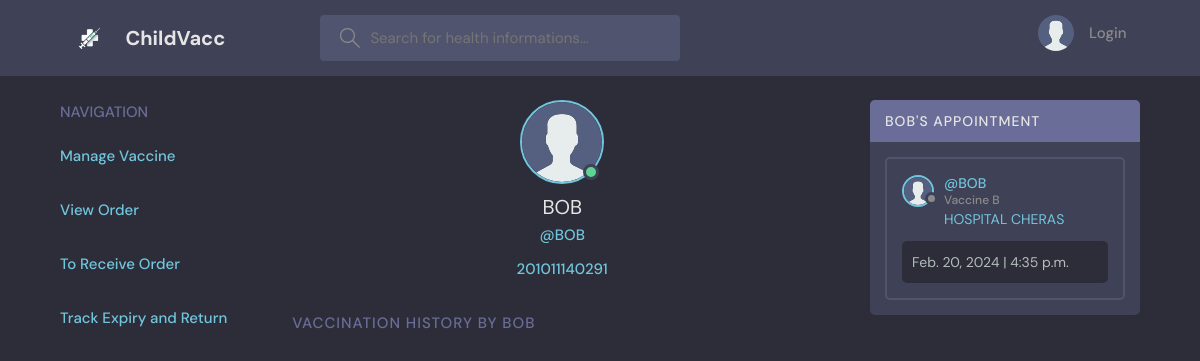
Screenshot of /profile-child/50 with the database file from the repository.
### base/models.py (models this page shows, shortened)
class Child(models.Model):
    name = models.CharField(max_length=150)
    age = models.IntegerField(default=0)
    ic = models.CharField(max_length=12, unique=True)
    parent = models.ForeignKey(Parent, on_delete=models.CASCADE)
    avatar = models.ImageField(null=True, default="avatar.svg")
    class Meta:
        ordering = ['age', 'name']
    def __str__(self):
        return self.name

class Appointment(models.Model):
    hospitalvaccine = models.ForeignKey(HospitalVaccine, on_delete=models.CASCADE)
    child = models.ForeignKey(Child, on_delete=models.CASCADE)
    date = models.DateField()
    time = models.TimeField()
    class Status(models.TextChoices):
        SCHEDULED = "SCHEDULED", "Scheduled"
        VACCINATED = "VACCINATED", "Vaccinated"
    status = models.CharField(max_length=50, choices=Status.choices, default=Status.SCHEDULED)
    class Meta:
        ordering = ['date', 'time']

class HospitalVaccine(models.Model):
    hospital = models.ForeignKey(Hospital, on_delete=models.CASCADE)
    vaccine = models.ForeignKey(Vaccine, on_delete=models.CASCADE)
    stored = models.IntegerField()
    booked = models.IntegerField(default=0)
    expiry = models.DateField(null=True)
    class Status(models.TextChoices):
        TOSHIP = "TOSHIP", "ToShip"
        TORECEIVE = "TORECEIVE", "ToReceive"
        COMPLETED = "COMPLETED", "Completed"
        EXPIRED = "EXPIRED", "Expired"
    status = models.CharField(max_length=50, choices=Status.choices, default=Status.TOSHIP)
    class Meta:
        ordering = ['expiry', 'status', 'vaccine']

class Vaccine(models.Model):
    name = models.CharField(max_length=30)
    description = models.TextField(null=True, blank=True)
    startage = models.IntegerField()
    endage = models.IntegerField()
    def __str__(self):
        return self.name

class User(AbstractUser):
    email = models.EmailField(unique=True)
    username = models.CharField(max_length=150, unique=True)
    avatar = models.ImageField(null=True, default="avatar.svg")
    contact = models.CharField(max_length=12, null=True)
    address1 = models.CharField(max_length=30)
    address2 = models.CharField(max_length=30)
    postcode = models.CharField(max_length=5)
    city = models.CharField(max_length=30)
    state = models.CharField(max_length=20)
    class Types(models.TextChoices):
        PARENT = "PARENT", "Parent"
        HOSPITAL = "HOSPITAL", "Hospital"
        ADMIN = "ADMIN", "Admin"
        VACCINESUPPLIER = "VACCINESUPPLIER", "VaccineSupplier"
    type = models.CharField(max_length=50, choices=Types.choices, default=Types.ADMIN)
    class Status(models.TextChoices):
        APPROVED = "APPROVED", "Approved"
        PENDING = "PENDING", "Pending"
        RESTRICTED = "RESTRICTED", "Restricted"
    status = models.CharField(max_length=50, choices=Status.choices, default=Status.PENDING)
    class Meta:
        ordering = ['username']
    USERNAME_FIELD = 'email'
    REQUIRED_FIELDS = ['username', 'type']

### base/views.py (the view)
# urls.py: path('profile-child/<str:pk>', views.childProfilePage, name="profile-child"),
def childProfilePage(request, pk):
    child = Child.objects.get(id=pk)
    appointments = Appointment.objects.filter(
        child=child,
        status="SCHEDULED"
        )
    appointments1 = Appointment.objects.filter(
        child=child,
        status="VACCINATED"
        )
    context = {'child': child, 'appointments': appointments, 'appointments1': appointments1}
    return render(request, 'base/profile_child.html', context)

### base/templates/base/profile_child.html (shortened to what this page needs)
{% extends 'main.html' %}
{% block content %}
  <main class="profile-page layout layout--3">
    <div class="container">
      {% if request.user.type == 'PARENT' %}
          {% include 'base/nav_parent.html' %}
      {% elif request.user.type == 'ADMIN' %}
          {% include 'base/nav_admin.html' %}
      {% elif request.user.type == 'HOSPITAL' %}
          {% include 'base/nav_hospital.html' %}
      {% else %}
          {% include 'base/nav_vaccinesupplier.html' %}
      {% endif %}
      <div class="roomList">
        <div class="profile">
          <div class="profile__avatar">
            <div class="avatar avatar--large active">
              <img src="{{child.avatar.url}}" />
            </div>
          </div>
          <div class="profile__info">
            <h3>{{child.name}}</h3>
            <p>@{{child.name}}</p>
            <p>{{child.ic}}</p>
          </div>
        </div>
        <div class="roomList__header">
          <div>
            <h2>Vaccination History by {{child.name}}</a>
            </h2>
          </div>
        </div>
      </div>
      {% include 'base/view_appointment_child.html' %}
    </div>
  </main>
{% endblock content %}

### base/templates/base/view_appointment_child.html
<div class="activities">
    <div class="activities__header">
        <h2>{{child.name}}'s Appointment</h2>
    </div>
    {% for appointment in appointments %}
    <div class="activities__box">
        <div class="activities__boxHeader roomListRoom__header">
        <a href="{% url 'profile-child' appointment.child.id %}" class="roomListRoom__author">
            <div class="avatar avatar--small">
            <img src="{{appointment.child.avatar.url}}" />
            </div>
            <p>
            @{{appointment.child}}
            <span>Vaccine {{appointment.hospitalvaccine.vaccine}}</span>
            </p>
        </a>
        </div>
        <div class="activities__boxContent">
        <p><a href="{% url 'profile-hospital' appointment.hospitalvaccine.hospital.id %}">HOSPITAL {{appointment.hospitalvaccine.hospital.username}}</a></p>
        <div class="activities__boxRoomContent">
            {{appointment.date}} | {{appointment.time}}
        </div>
        </div>
    </div>
    {% endfor %}
</div>

### static/styles/style.css (style rules this page uses)
:root { --color-main: #71c6dd; --color-main-light: #e1f6fb; --color-dark: #3f4156; --color-dark-medium: #51546e; --color-dark-light: #696d97; --color-light: #e5e5e5; --color-gray: #8b8b8b; --color-light-gray: #b2bdbd; --color-bg: #2d2d39; --color-success: #5dd693; --color-error: #fc4b0b; }
* { font-family: "DM Sans", -apple-system, BlinkMacSystemFont, "Segoe UI", Roboto, Oxygen, Ubuntu, Cantarell, "Open Sans", "Helvetica Neue", sans-serif; margin: 0; padding: 0; box-sizing: border-box; text-rendering: optimizeLegibility; font-size: inherit; }
html { font-size: 56.25%; }
@media only screen and (min-width: 1200px) { html { font-size: 62.5%; } }
body { line-height: 1.6; font-weight: 400; font-size: 1.5rem; color: var(--color-light-gray); background-color: var(--color-bg); min-height: 100vh; }
img { width: 100%; }
a { display: inline-block; color: var(--color-main); text-decoration: none; }
.container { max-width: 120rem; width: 90%; margin: auto; }
.avatar { position: relative; display: inline-block; border-radius: 50%; border: 2px solid var(--color-main); }
.avatar img { display: block; border-radius: 50%; object-fit: cover; object-position: center; }
.avatar::after { content: ""; display: block; position: absolute; background-color: var(--color-gray); z-index: 111; border-radius: 50%; border: 0.3rem solid var(--color-dark); }
.avatar.active::after { background-color: var(--color-success); }
.avatar.avatar--small img { width: 2.8rem; height: 2.8rem; }
.avatar.avatar--small:after { width: 0.7rem; height: 0.7rem; bottom: 0px; right: -6px; }
.avatar.avatar--large img { display: block; width: 8rem; height: 8rem; border-radius: 50%; }
.avatar.avatar--large:after { width: 1rem; height: 1rem; bottom: 2px; right: 3.5px; }
.layout { margin-top: 2.4rem; }
.layout > .container { display: flex; justify-content: space-between; align-items: flex-start; }
.layout--3 > .container > div:nth-child(2) { flex-basis: 50%; }
.layout--3 > .container > div:last-child { flex-basis: 25%; }
.roomList__header { display: flex; justify-content: space-between; align-items: center; margin-bottom: 2.4rem; }
.roomList__header h2 { text-transform: uppercase; font-weight: 500; color: var(--color-light); letter-spacing: 1px; }
.roomListRoom__header { display: flex; justify-content: space-between; align-items: center; }
.roomListRoom__author { font-weight: 500; display: flex; align-items: center; gap: 1rem; }
.activities { background: var(--color-dark); border-radius: 5px; overflow: hidden; }
.activities__header h2 { background-color: var(--color-dark-light); text-transform: uppercase; font-weight: 500; padding: 1rem 1.5rem; color: var(--color-light); letter-spacing: 1px; font-size: 1.4rem; }
.activities__box { margin: 1.5rem; padding: 1.5rem; border: 2px solid var(--color-dark-medium); border-radius: 5px; }
.activities__boxHeader p { font-size: 1.4rem; line-height: 1.3; }
.activities__boxHeader p span { color: var(--color-gray); font-size: 1.2rem; display: block; }
.activities__boxContent { margin-left: 4.2rem; }
.activities__boxContent { font-size: 1.4rem; }
.activities__boxRoomContent { background: var(--color-bg); padding: 1rem; border-radius: 5px; margin-top: 1rem; margin-left: -4.2rem; }
.profile { margin-bottom: 3rem; }
.profile__avatar { text-align: center; }
.profile__info { text-align: center; }
.profile__info h3 { font-size: 2rem; color: var(--color-light); font-weight: 400; }
.profile__info p { color: var(--color-main); font-weight: 500; margin-bottom: 1rem; }
.profile-page .roomList__header { margin-bottom: 1.5rem; }
.profile-page .roomList__header h2 { color: var(--color-dark-light); }

### rows the page displays
Child: avatar (placeholder picture), name "BOB", ic "201011140291"
Appointment: child.avatar (placeholder picture), child "BOB", hospitalvaccine.vaccine "B", hospitalvaccine.hospital.username "CHERAS", date "Feb. 20, 2024", time "4:35 p.m."
